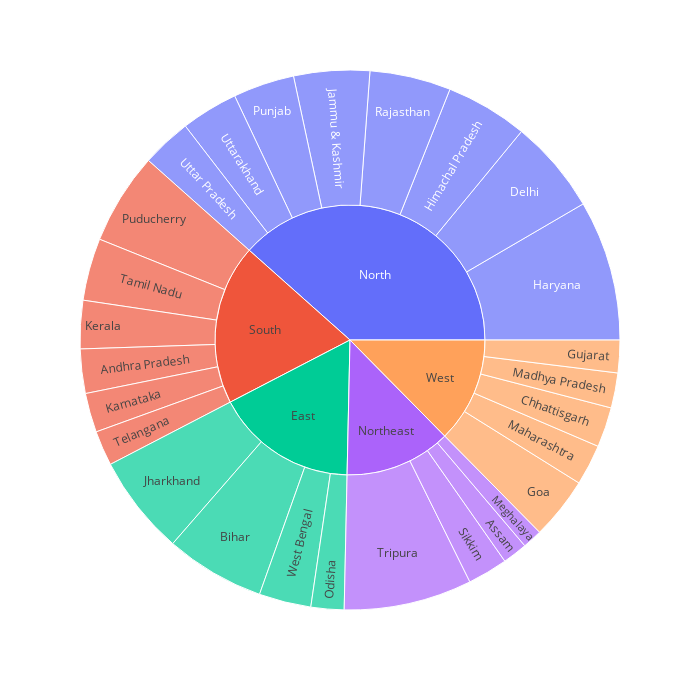

Notebook cell for this chart:
### Code cell
data_frame = data[["State", "Region", "Estimated Unemployment Rate"]]
px.sunburst(data_frame, path=["Region", "State"], values="Estimated Unemployment Rate", width=700, height=700)

### Figure 1 — Plotly figure (JSON) as saved in the notebook; plotly's stock layout.template omitted (floating-point values rounded to 4 significant figures)
{"data": [{"branchvalues": "total", "domain": {"x": [0, 1], "y": [0, 1]}, "hovertemplate": "labels=%{label}<br>Estimated Unemployment Rate=%{value}<br>parent=%{parent}<br>id=%{id}<extra></extra>", "ids": ["South/Andhra Pradesh", "Northeast/Assam", "East/Bihar", "West/Chhattisgarh", "North/Delhi", "West/Goa", "West/Gujarat", "North/Haryana", "North/Himachal Pradesh", "North/Jammu & Kashmir", "East/Jharkhand", "South/Karnataka", "South/Kerala", "West/Madhya Pradesh", "West/Maharashtra", "Northeast/Meghalaya", "East/Odisha", "South/Puducherry", "North/Punjab", "North/Rajasthan", "Northeast/Sikkim", "South/Tamil Nadu", "South/Telangana", "Northeast/Tripura", "North/Uttar Pradesh", "North/Uttarakhand", "East/West Bengal", "East", "North", "Northeast", "South", "West"], "labels": ["Andhra Pradesh", "Assam", "Bihar", "Chhattisgarh", "Delhi", "Goa", "Gujarat", "Haryana", "Himachal Pradesh", "Jammu & Kashmir", "Jharkhand", "Karnataka", "Kerala", "Madhya Pradesh", "Maharashtra", "Meghalaya", "Odisha", "Puducherry", "Punjab", "Rajasthan", "Sikkim", "Tamil Nadu", "Telangana", "Tripura", "Uttar Pradesh", "Uttarakhand", "West Bengal", "East", "North", "Northeast", "South", "West"], "name": "", "parents": ["South", "Northeast", "East", "West", "North", "West", "West", "North", "North", "North", "East", "South", "South", "West", "West", "Northeast", "East", "South", "North", "North", "Northeast", "South", "South", "Northeast", "North", "North", "East", "", "", "", "", ""], "type": "sunburst", "values": [86.64, 48.56, 194.7, 78.19, 184.1, 121.7, 63.76, 274.8, 160.7, 148.3, 195.4, 76.68, 94.34, 68.54, 79.79, 38.66, 64.62, 179.4, 119.8, 158.7, 78.34, 121.9, 68.33, 250.6, 97.37, 111.6, 101.9, 556.6, 1255.0, 416.1, 627.3, 411.9]}], "layout": {"height": 700, "legend": {"tracegroupgap": 0}, "margin": {"t": 60}, "width": 700}}
